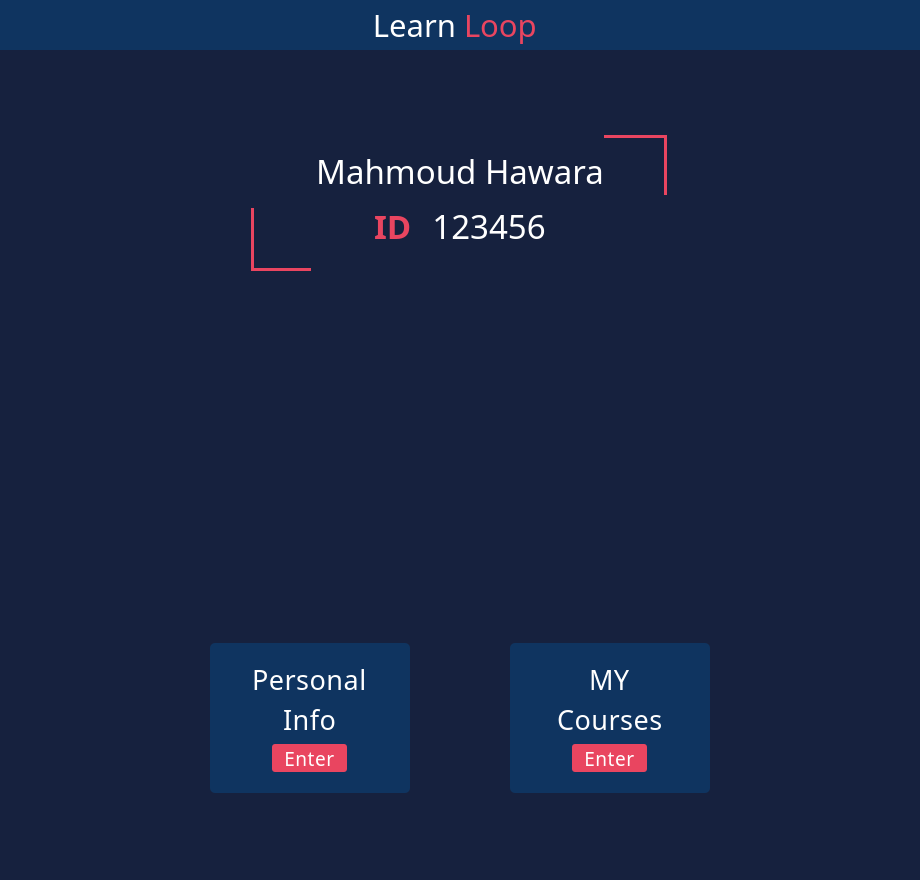
<?xml version="1.0" encoding="UTF-8"?>
<ui version="4.0">
 <class>MainWindow</class>
 <widget class="QMainWindow" name="MainWindow">
  <property name="geometry">
   <rect>
    <x>0</x>
    <y>0</y>
    <width>920</width>
    <height>880</height>
   </rect>
  </property>
  <property name="minimumSize">
   <size>
    <width>920</width>
    <height>880</height>
   </size>
  </property>
  <property name="windowTitle">
   <string>MainWindow</string>
  </property>
  <property name="styleSheet">
   <string notr="true">background: #16213E;
</string>
  </property>
  <widget class="QWidget" name="centralwidget">
   <layout class="QVBoxLayout" name="verticalLayout">
    <property name="spacing">
     <number>0</number>
    </property>
    <property name="leftMargin">
     <number>0</number>
    </property>
    <property name="topMargin">
     <number>0</number>
    </property>
    <property name="rightMargin">
     <number>0</number>
    </property>
    <property name="bottomMargin">
     <number>0</number>
    </property>
    <item>
     <widget class="QFrame" name="header">
      <property name="minimumSize">
       <size>
        <width>0</width>
        <height>50</height>
       </size>
      </property>
      <property name="maximumSize">
       <size>
        <width>16777215</width>
        <height>50</height>
       </size>
      </property>
      <property name="styleSheet">
       <string notr="true">background: #0F3460</string>
      </property>
      <layout class="QHBoxLayout" name="horizontalLayout_4">
       <property name="spacing">
        <number>0</number>
       </property>
       <property name="leftMargin">
        <number>20</number>
       </property>
       <property name="topMargin">
        <number>0</number>
       </property>
       <property name="rightMargin">
        <number>20</number>
       </property>
       <property name="bottomMargin">
        <number>0</number>
       </property>
       <item alignment="Qt::AlignLeft">
        <widget class="QFrame" name="ControlButtons_2">
         <layout class="QHBoxLayout" name="horizontalLayout_6">
          <property name="spacing">
           <number>15</number>
          </property>
          <property name="leftMargin">
           <number>0</number>
          </property>
          <property name="topMargin">
           <number>0</number>
          </property>
          <property name="rightMargin">
           <number>0</number>
          </property>
          <property name="bottomMargin">
           <number>0</number>
          </property>
          <item>
           <widget class="QPushButton" name="close_2">
            <property name="minimumSize">
             <size>
              <width>20</width>
              <height>26</height>
             </size>
            </property>
            <property name="maximumSize">
             <size>
              <width>26</width>
              <height>26</height>
             </size>
            </property>
            <property name="cursor">
             <cursorShape>PointingHandCursor</cursorShape>
            </property>
            <property name="styleSheet">
             <string notr="true">QPushButton::hover{
	background-color: #E94560;
	border-radius: 12px;
}</string>
            </property>
            <property name="text">
             <string/>
            </property>
            <property name="icon">
             <iconset resource="../Student-Enrollment-Database-Project-main2/Student-Enrollment-Database-Project-main/Images.qrc">
              <normaloff>:/Controles/Images/close.png</normaloff>:/Controles/Images/close.png</iconset>
            </property>
            <property name="iconSize">
             <size>
              <width>12</width>
              <height>14</height>
             </size>
            </property>
            <property name="shortcut">
             <string>Ctrl+F4</string>
            </property>
            <property name="flat">
             <bool>true</bool>
            </property>
           </widget>
          </item>
          <item>
           <widget class="QPushButton" name="expand_2">
            <property name="minimumSize">
             <size>
              <width>26</width>
              <height>26</height>
             </size>
            </property>
            <property name="maximumSize">
             <size>
              <width>26</width>
              <height>26</height>
             </size>
            </property>
            <property name="cursor">
             <cursorShape>PointingHandCursor</cursorShape>
            </property>
            <property name="styleSheet">
             <string notr="true">QPushButton::hover{
	background-color: #E94560;
	border-radius: 12px;
}</string>
            </property>
            <property name="text">
             <string/>
            </property>
            <property name="icon">
             <iconset resource="../Student-Enrollment-Database-Project-main2/Student-Enrollment-Database-Project-main/Images.qrc">
              <normaloff>:/Controles/Images/expand-arrows.png</normaloff>:/Controles/Images/expand-arrows.png</iconset>
            </property>
            <property name="iconSize">
             <size>
              <width>20</width>
              <height>25</height>
             </size>
            </property>
            <property name="shortcut">
             <string>Ctrl+E</string>
            </property>
            <property name="flat">
             <bool>true</bool>
            </property>
           </widget>
          </item>
          <item>
           <widget class="QPushButton" name="minimize_2">
            <property name="minimumSize">
             <size>
              <width>26</width>
              <height>26</height>
             </size>
            </property>
            <property name="maximumSize">
             <size>
              <width>26</width>
              <height>26</height>
             </size>
            </property>
            <property name="cursor">
             <cursorShape>PointingHandCursor</cursorShape>
            </property>
            <property name="styleSheet">
             <string notr="true">QPushButton::hover{
	background-color: #E94560;
	border-radius: 12px;
}</string>
            </property>
            <property name="text">
             <string/>
            </property>
            <property name="icon">
             <iconset resource="../Student-Enrollment-Database-Project-main2/Student-Enrollment-Database-Project-main/Images.qrc">
              <normaloff>:/Controles/Images/minimize-sign.png</normaloff>:/Controles/Images/minimize-sign.png</iconset>
            </property>
            <property name="iconSize">
             <size>
              <width>13</width>
              <height>16</height>
             </size>
            </property>
            <property name="shortcut">
             <string>Ctrl+M</string>
            </property>
            <property name="flat">
             <bool>true</bool>
            </property>
           </widget>
          </item>
         </layout>
        </widget>
       </item>
       <item>
        <widget class="QFrame" name="Logo_2">
         <property name="maximumSize">
          <size>
           <width>16777215</width>
           <height>16777215</height>
          </size>
         </property>
         <layout class="QHBoxLayout" name="horizontalLayout_7">
          <property name="spacing">
           <number>8</number>
          </property>
          <property name="leftMargin">
           <number>0</number>
          </property>
          <property name="topMargin">
           <number>0</number>
          </property>
          <property name="rightMargin">
           <number>0</number>
          </property>
          <property name="bottomMargin">
           <number>0</number>
          </property>
          <item>
           <widget class="QLabel" name="Learn_2">
            <property name="font">
             <font>
              <family>Tw Cen MT Condensed Extra Bold</family>
              <pointsize>23</pointsize>
              <weight>50</weight>
              <italic>false</italic>
              <bold>false</bold>
             </font>
            </property>
            <property name="styleSheet">
             <string notr="true">color: white</string>
            </property>
            <property name="text">
             <string>Learn</string>
            </property>
            <property name="alignment">
             <set>Qt::AlignRight|Qt::AlignTrailing|Qt::AlignVCenter</set>
            </property>
            <property name="wordWrap">
             <bool>false</bool>
            </property>
           </widget>
          </item>
          <item>
           <widget class="QLabel" name="Loop_2">
            <property name="font">
             <font>
              <family>Tw Cen MT Condensed Extra Bold</family>
              <pointsize>23</pointsize>
              <weight>50</weight>
              <italic>false</italic>
              <bold>false</bold>
             </font>
            </property>
            <property name="styleSheet">
             <string notr="true">color: #E94560</string>
            </property>
            <property name="text">
             <string>Loop</string>
            </property>
           </widget>
          </item>
         </layout>
        </widget>
       </item>
       <item alignment="Qt::AlignRight">
        <widget class="QFrame" name="ProfilePhotoAndSettings_2">
         <property name="maximumSize">
          <size>
           <width>16777215</width>
           <height>16777215</height>
          </size>
         </property>
         <layout class="QHBoxLayout" name="horizontalLayout_8">
          <property name="spacing">
           <number>20</number>
          </property>
          <property name="leftMargin">
           <number>0</number>
          </property>
          <property name="topMargin">
           <number>0</number>
          </property>
          <property name="rightMargin">
           <number>0</number>
          </property>
          <property name="bottomMargin">
           <number>0</number>
          </property>
          <item>
           <widget class="QPushButton" name="profilePhoto_2">
            <property name="minimumSize">
             <size>
              <width>35</width>
              <height>35</height>
             </size>
            </property>
            <property name="maximumSize">
             <size>
              <width>35</width>
              <height>35</height>
             </size>
            </property>
            <property name="cursor">
             <cursorShape>PointingHandCursor</cursorShape>
            </property>
            <property name="autoFillBackground">
             <bool>false</bool>
            </property>
            <property name="styleSheet">
             <string notr="true"/>
            </property>
            <property name="text">
             <string/>
            </property>
            <property name="icon">
             <iconset resource="../Student-Enrollment-Database-Project-main2/Student-Enrollment-Database-Project-main/Images.qrc">
              <normaloff>:/Controles/Images/user.png</normaloff>:/Controles/Images/user.png</iconset>
            </property>
            <property name="iconSize">
             <size>
              <width>35</width>
              <height>35</height>
             </size>
            </property>
            <property name="autoDefault">
             <bool>false</bool>
            </property>
            <property name="default">
             <bool>false</bool>
            </property>
            <property name="flat">
             <bool>true</bool>
            </property>
           </widget>
          </item>
         </layout>
        </widget>
       </item>
      </layout>
     </widget>
    </item>
    <item>
     <widget class="QFrame" name="mainPage">
      <property name="maximumSize">
       <size>
        <width>16777215</width>
        <height>16777215</height>
       </size>
      </property>
      <property name="styleSheet">
       <string notr="true">border: none;</string>
      </property>
      <property name="frameShape">
       <enum>QFrame::StyledPanel</enum>
      </property>
      <property name="frameShadow">
       <enum>QFrame::Raised</enum>
      </property>
      <layout class="QVBoxLayout" name="verticalLayout_9">
       <property name="spacing">
        <number>85</number>
       </property>
       <property name="leftMargin">
        <number>0</number>
       </property>
       <property name="topMargin">
        <number>0</number>
       </property>
       <property name="rightMargin">
        <number>0</number>
       </property>
       <property name="bottomMargin">
        <number>0</number>
       </property>
       <item>
        <spacer name="verticalSpacer">
         <property name="orientation">
          <enum>Qt::Vertical</enum>
         </property>
         <property name="sizeHint" stdset="0">
          <size>
           <width>20</width>
           <height>40</height>
          </size>
         </property>
        </spacer>
       </item>
       <item>
        <widget class="QFrame" name="frame">
         <property name="minimumSize">
          <size>
           <width>0</width>
           <height>150</height>
          </size>
         </property>
         <property name="maximumSize">
          <size>
           <width>16777215</width>
           <height>150</height>
          </size>
         </property>
         <property name="styleSheet">
          <string notr="true"/>
         </property>
         <property name="frameShape">
          <enum>QFrame::StyledPanel</enum>
         </property>
         <property name="frameShadow">
          <enum>QFrame::Raised</enum>
         </property>
         <layout class="QHBoxLayout" name="horizontalLayout">
          <property name="spacing">
           <number>0</number>
          </property>
          <property name="leftMargin">
           <number>0</number>
          </property>
          <property name="topMargin">
           <number>0</number>
          </property>
          <property name="rightMargin">
           <number>0</number>
          </property>
          <property name="bottomMargin">
           <number>0</number>
          </property>
          <item>
           <spacer name="horizontalSpacer_2">
            <property name="orientation">
             <enum>Qt::Horizontal</enum>
            </property>
            <property name="sizeHint" stdset="0">
             <size>
              <width>40</width>
              <height>20</height>
             </size>
            </property>
           </spacer>
          </item>
          <item>
           <widget class="QFrame" name="frame_5">
            <property name="minimumSize">
             <size>
              <width>65</width>
              <height>125</height>
             </size>
            </property>
            <property name="maximumSize">
             <size>
              <width>65</width>
              <height>100</height>
             </size>
            </property>
            <property name="styleSheet">
             <string notr="true"/>
            </property>
            <property name="frameShape">
             <enum>QFrame::StyledPanel</enum>
            </property>
            <property name="frameShadow">
             <enum>QFrame::Raised</enum>
            </property>
            <widget class="Line" name="line_7">
             <property name="geometry">
              <rect>
               <x>0</x>
               <y>60</y>
               <width>3</width>
               <height>60</height>
              </rect>
             </property>
             <property name="minimumSize">
              <size>
               <width>0</width>
               <height>60</height>
              </size>
             </property>
             <property name="maximumSize">
              <size>
               <width>16777215</width>
               <height>60</height>
              </size>
             </property>
             <property name="styleSheet">
              <string notr="true">border: 1.5px solid #E94560;</string>
             </property>
             <property name="orientation">
              <enum>Qt::Vertical</enum>
             </property>
            </widget>
            <widget class="Line" name="line_8">
             <property name="geometry">
              <rect>
               <x>0</x>
               <y>120</y>
               <width>60</width>
               <height>3</height>
              </rect>
             </property>
             <property name="minimumSize">
              <size>
               <width>60</width>
               <height>0</height>
              </size>
             </property>
             <property name="maximumSize">
              <size>
               <width>60</width>
               <height>16777215</height>
              </size>
             </property>
             <property name="styleSheet">
              <string notr="true">border: 1.5px solid #E94560;</string>
             </property>
             <property name="orientation">
              <enum>Qt::Horizontal</enum>
             </property>
            </widget>
           </widget>
          </item>
          <item alignment="Qt::AlignHCenter">
           <widget class="QFrame" name="department">
            <property name="minimumSize">
             <size>
              <width>0</width>
              <height>100</height>
             </size>
            </property>
            <property name="maximumSize">
             <size>
              <width>750</width>
              <height>100</height>
             </size>
            </property>
            <property name="styleSheet">
             <string notr="true">color: white;</string>
            </property>
            <property name="frameShape">
             <enum>QFrame::StyledPanel</enum>
            </property>
            <property name="frameShadow">
             <enum>QFrame::Raised</enum>
            </property>
            <layout class="QVBoxLayout" name="verticalLayout_5">
             <property name="spacing">
              <number>10</number>
             </property>
             <property name="leftMargin">
              <number>0</number>
             </property>
             <property name="topMargin">
              <number>0</number>
             </property>
             <property name="rightMargin">
              <number>0</number>
             </property>
             <property name="bottomMargin">
              <number>0</number>
             </property>
             <item alignment="Qt::AlignHCenter">
              <widget class="QLabel" name="label_14">
               <property name="minimumSize">
                <size>
                 <width>0</width>
                 <height>0</height>
                </size>
               </property>
               <property name="maximumSize">
                <size>
                 <width>16777215</width>
                 <height>16777215</height>
                </size>
               </property>
               <property name="font">
                <font>
                 <family>Bahnschrift Condensed</family>
                 <pointsize>25</pointsize>
                 <weight>50</weight>
                 <bold>false</bold>
                </font>
               </property>
               <property name="text">
                <string>Mahmoud Hawara</string>
               </property>
               <property name="scaledContents">
                <bool>false</bool>
               </property>
               <property name="alignment">
                <set>Qt::AlignCenter</set>
               </property>
               <property name="wordWrap">
                <bool>true</bool>
               </property>
              </widget>
             </item>
             <item alignment="Qt::AlignHCenter">
              <widget class="QFrame" name="frame_17">
               <property name="frameShape">
                <enum>QFrame::StyledPanel</enum>
               </property>
               <property name="frameShadow">
                <enum>QFrame::Raised</enum>
               </property>
               <layout class="QHBoxLayout" name="horizontalLayout_19">
                <property name="spacing">
                 <number>20</number>
                </property>
                <property name="leftMargin">
                 <number>0</number>
                </property>
                <property name="topMargin">
                 <number>0</number>
                </property>
                <property name="rightMargin">
                 <number>0</number>
                </property>
                <property name="bottomMargin">
                 <number>0</number>
                </property>
                <item alignment="Qt::AlignRight|Qt::AlignBottom">
                 <widget class="QLabel" name="label_9">
                  <property name="maximumSize">
                   <size>
                    <width>16777215</width>
                    <height>45</height>
                   </size>
                  </property>
                  <property name="font">
                   <font>
                    <family>Bahnschrift SemiBold</family>
                    <pointsize>25</pointsize>
                    <weight>75</weight>
                    <bold>true</bold>
                   </font>
                  </property>
                  <property name="styleSheet">
                   <string notr="true">color: #E94560</string>
                  </property>
                  <property name="lineWidth">
                   <number>5</number>
                  </property>
                  <property name="text">
                   <string>ID</string>
                  </property>
                 </widget>
                </item>
                <item alignment="Qt::AlignLeft">
                 <widget class="QLabel" name="label_10">
                  <property name="font">
                   <font>
                    <family>Bahnschrift Condensed</family>
                    <pointsize>25</pointsize>
                    <weight>50</weight>
                    <bold>false</bold>
                   </font>
                  </property>
                  <property name="frameShadow">
                   <enum>QFrame::Plain</enum>
                  </property>
                  <property name="text">
                   <string>123456</string>
                  </property>
                  <property name="alignment">
                   <set>Qt::AlignCenter</set>
                  </property>
                  <property name="indent">
                   <number>-1</number>
                  </property>
                 </widget>
                </item>
               </layout>
              </widget>
             </item>
            </layout>
           </widget>
          </item>
          <item>
           <widget class="QFrame" name="frame_4">
            <property name="minimumSize">
             <size>
              <width>65</width>
              <height>125</height>
             </size>
            </property>
            <property name="maximumSize">
             <size>
              <width>65</width>
              <height>125</height>
             </size>
            </property>
            <property name="styleSheet">
             <string notr="true"/>
            </property>
            <property name="frameShape">
             <enum>QFrame::StyledPanel</enum>
            </property>
            <property name="frameShadow">
             <enum>QFrame::Raised</enum>
            </property>
            <widget class="Line" name="line_3">
             <property name="geometry">
              <rect>
               <x>60</x>
               <y>0</y>
               <width>3</width>
               <height>60</height>
              </rect>
             </property>
             <property name="minimumSize">
              <size>
               <width>0</width>
               <height>60</height>
              </size>
             </property>
             <property name="maximumSize">
              <size>
               <width>16777215</width>
               <height>60</height>
              </size>
             </property>
             <property name="styleSheet">
              <string notr="true">border: 1.5px solid #E94560;</string>
             </property>
             <property name="orientation">
              <enum>Qt::Vertical</enum>
             </property>
            </widget>
            <widget class="Line" name="line_4">
             <property name="geometry">
              <rect>
               <x>0</x>
               <y>0</y>
               <width>60</width>
               <height>3</height>
              </rect>
             </property>
             <property name="minimumSize">
              <size>
               <width>60</width>
               <height>0</height>
              </size>
             </property>
             <property name="maximumSize">
              <size>
               <width>60</width>
               <height>16777215</height>
              </size>
             </property>
             <property name="styleSheet">
              <string notr="true">border: 1.5px solid #E94560;</string>
             </property>
             <property name="orientation">
              <enum>Qt::Horizontal</enum>
             </property>
            </widget>
           </widget>
          </item>
          <item>
           <spacer name="horizontalSpacer">
            <property name="orientation">
             <enum>Qt::Horizontal</enum>
            </property>
            <property name="sizeHint" stdset="0">
             <size>
              <width>40</width>
              <height>20</height>
             </size>
            </property>
           </spacer>
          </item>
         </layout>
        </widget>
       </item>
       <item alignment="Qt::AlignHCenter">
        <widget class="QFrame" name="photo">
         <property name="minimumSize">
          <size>
           <width>200</width>
           <height>200</height>
          </size>
         </property>
         <property name="maximumSize">
          <size>
           <width>200</width>
           <height>200</height>
          </size>
         </property>
         <property name="styleSheet">
          <string notr="true"/>
         </property>
         <property name="frameShape">
          <enum>QFrame::StyledPanel</enum>
         </property>
         <property name="frameShadow">
          <enum>QFrame::Raised</enum>
         </property>
         <layout class="QHBoxLayout" name="horizontalLayout_10">
          <property name="spacing">
           <number>0</number>
          </property>
          <property name="leftMargin">
           <number>0</number>
          </property>
          <property name="topMargin">
           <number>0</number>
          </property>
          <property name="rightMargin">
           <number>0</number>
          </property>
          <property name="bottomMargin">
           <number>0</number>
          </property>
          <item>
           <widget class="QLabel" name="label_4">
            <property name="minimumSize">
             <size>
              <width>200</width>
              <height>200</height>
             </size>
            </property>
            <property name="maximumSize">
             <size>
              <width>200</width>
              <height>200</height>
             </size>
            </property>
            <property name="text">
             <string/>
            </property>
            <property name="pixmap">
             <pixmap resource="../Student-Enrollment-Database-Project-main2/Student-Enrollment-Database-Project-main/Images.qrc">:/Controles/Images/user.png</pixmap>
            </property>
            <property name="scaledContents">
             <bool>true</bool>
            </property>
           </widget>
          </item>
         </layout>
        </widget>
       </item>
       <item alignment="Qt::AlignHCenter">
        <widget class="QFrame" name="buttons">
         <property name="minimumSize">
          <size>
           <width>0</width>
           <height>150</height>
          </size>
         </property>
         <property name="maximumSize">
          <size>
           <width>16777215</width>
           <height>150</height>
          </size>
         </property>
         <property name="styleSheet">
          <string notr="true"/>
         </property>
         <property name="frameShape">
          <enum>QFrame::StyledPanel</enum>
         </property>
         <property name="frameShadow">
          <enum>QFrame::Raised</enum>
         </property>
         <layout class="QHBoxLayout" name="horizontalLayout_2">
          <property name="spacing">
           <number>100</number>
          </property>
          <property name="leftMargin">
           <number>0</number>
          </property>
          <property name="topMargin">
           <number>0</number>
          </property>
          <property name="rightMargin">
           <number>0</number>
          </property>
          <property name="bottomMargin">
           <number>0</number>
          </property>
          <item>
           <widget class="QFrame" name="frame_6">
            <property name="minimumSize">
             <size>
              <width>200</width>
              <height>145</height>
             </size>
            </property>
            <property name="maximumSize">
             <size>
              <width>200</width>
              <height>150</height>
             </size>
            </property>
            <property name="styleSheet">
             <string notr="true">background: #0F3460;
color: white;
border-radius: 5px;
letter-spacing: 0.5px;
</string>
            </property>
            <property name="frameShape">
             <enum>QFrame::StyledPanel</enum>
            </property>
            <property name="frameShadow">
             <enum>QFrame::Raised</enum>
            </property>
            <layout class="QVBoxLayout" name="verticalLayout_6">
             <property name="spacing">
              <number>10</number>
             </property>
             <property name="leftMargin">
              <number>0</number>
             </property>
             <property name="topMargin">
              <number>0</number>
             </property>
             <property name="rightMargin">
              <number>0</number>
             </property>
             <property name="bottomMargin">
              <number>0</number>
             </property>
             <item>
              <spacer name="verticalSpacer_7">
               <property name="orientation">
                <enum>Qt::Vertical</enum>
               </property>
               <property name="sizeHint" stdset="0">
                <size>
                 <width>20</width>
                 <height>40</height>
                </size>
               </property>
              </spacer>
             </item>
             <item alignment="Qt::AlignHCenter">
              <widget class="QLabel" name="label_11">
               <property name="maximumSize">
                <size>
                 <width>16777215</width>
                 <height>30</height>
                </size>
               </property>
               <property name="font">
                <font>
                 <family>Bahnschrift Condensed</family>
                 <pointsize>20</pointsize>
                 <weight>50</weight>
                 <bold>false</bold>
                </font>
               </property>
               <property name="text">
                <string>Personal</string>
               </property>
              </widget>
             </item>
             <item alignment="Qt::AlignHCenter">
              <widget class="QLabel" name="label_12">
               <property name="maximumSize">
                <size>
                 <width>16777215</width>
                 <height>30</height>
                </size>
               </property>
               <property name="font">
                <font>
                 <family>Bahnschrift Condensed</family>
                 <pointsize>20</pointsize>
                 <weight>50</weight>
                 <bold>false</bold>
                </font>
               </property>
               <property name="styleSheet">
                <string notr="true"/>
               </property>
               <property name="text">
                <string>Info</string>
               </property>
              </widget>
             </item>
             <item alignment="Qt::AlignHCenter">
              <widget class="QPushButton" name="pushButton_3">
               <property name="minimumSize">
                <size>
                 <width>75</width>
                 <height>28</height>
                </size>
               </property>
               <property name="maximumSize">
                <size>
                 <width>75</width>
                 <height>28</height>
                </size>
               </property>
               <property name="sizeIncrement">
                <size>
                 <width>0</width>
                 <height>0</height>
                </size>
               </property>
               <property name="font">
                <font>
                 <family>Bahnschrift Condensed</family>
                 <pointsize>14</pointsize>
                 <weight>50</weight>
                 <bold>false</bold>
                </font>
               </property>
               <property name="cursor">
                <cursorShape>PointingHandCursor</cursorShape>
               </property>
               <property name="styleSheet">
                <string notr="true">background: #E94560;
border-radius: 3px;


</string>
               </property>
               <property name="text">
                <string>Enter</string>
               </property>
              </widget>
             </item>
             <item>
              <spacer name="verticalSpacer_8">
               <property name="orientation">
                <enum>Qt::Vertical</enum>
               </property>
               <property name="sizeHint" stdset="0">
                <size>
                 <width>20</width>
                 <height>40</height>
                </size>
               </property>
              </spacer>
             </item>
            </layout>
           </widget>
          </item>
          <item>
           <widget class="QFrame" name="frame_3">
            <property name="minimumSize">
             <size>
              <width>200</width>
              <height>145</height>
             </size>
            </property>
            <property name="maximumSize">
             <size>
              <width>200</width>
              <height>150</height>
             </size>
            </property>
            <property name="styleSheet">
             <string notr="true">background: #0F3460;
color: white;
border-radius: 5px;
letter-spacing: 0.5px;
</string>
            </property>
            <property name="frameShape">
             <enum>QFrame::StyledPanel</enum>
            </property>
            <property name="frameShadow">
             <enum>QFrame::Raised</enum>
            </property>
            <layout class="QVBoxLayout" name="verticalLayout_4">
             <property name="spacing">
              <number>10</number>
             </property>
             <property name="leftMargin">
              <number>0</number>
             </property>
             <property name="topMargin">
              <number>0</number>
             </property>
             <property name="rightMargin">
              <number>0</number>
             </property>
             <property name="bottomMargin">
              <number>0</number>
             </property>
             <item>
              <spacer name="verticalSpacer_5">
               <property name="orientation">
                <enum>Qt::Vertical</enum>
               </property>
               <property name="sizeHint" stdset="0">
                <size>
                 <width>20</width>
                 <height>40</height>
                </size>
               </property>
              </spacer>
             </item>
             <item alignment="Qt::AlignHCenter">
              <widget class="QLabel" name="label_7">
               <property name="maximumSize">
                <size>
                 <width>16777215</width>
                 <height>30</height>
                </size>
               </property>
               <property name="font">
                <font>
                 <family>Bahnschrift Condensed</family>
                 <pointsize>20</pointsize>
                 <weight>50</weight>
                 <bold>false</bold>
                </font>
               </property>
               <property name="text">
                <string>MY</string>
               </property>
              </widget>
             </item>
             <item alignment="Qt::AlignHCenter">
              <widget class="QLabel" name="label_8">
               <property name="maximumSize">
                <size>
                 <width>16777215</width>
                 <height>30</height>
                </size>
               </property>
               <property name="font">
                <font>
                 <family>Bahnschrift Condensed</family>
                 <pointsize>20</pointsize>
                 <weight>50</weight>
                 <bold>false</bold>
                </font>
               </property>
               <property name="styleSheet">
                <string notr="true"/>
               </property>
               <property name="text">
                <string>Courses</string>
               </property>
              </widget>
             </item>
             <item alignment="Qt::AlignHCenter">
              <widget class="QPushButton" name="pushButton_2">
               <property name="minimumSize">
                <size>
                 <width>75</width>
                 <height>28</height>
                </size>
               </property>
               <property name="maximumSize">
                <size>
                 <width>75</width>
                 <height>28</height>
                </size>
               </property>
               <property name="sizeIncrement">
                <size>
                 <width>0</width>
                 <height>0</height>
                </size>
               </property>
               <property name="font">
                <font>
                 <family>Bahnschrift Condensed</family>
                 <pointsize>14</pointsize>
                 <weight>50</weight>
                 <bold>false</bold>
                </font>
               </property>
               <property name="cursor">
                <cursorShape>PointingHandCursor</cursorShape>
               </property>
               <property name="styleSheet">
                <string notr="true">background: #E94560;
border-radius: 3px;

</string>
               </property>
               <property name="text">
                <string>Enter</string>
               </property>
              </widget>
             </item>
             <item>
              <spacer name="verticalSpacer_6">
               <property name="orientation">
                <enum>Qt::Vertical</enum>
               </property>
               <property name="sizeHint" stdset="0">
                <size>
                 <width>20</width>
                 <height>40</height>
                </size>
               </property>
              </spacer>
             </item>
            </layout>
           </widget>
          </item>
         </layout>
        </widget>
       </item>
       <item>
        <spacer name="verticalSpacer_2">
         <property name="orientation">
          <enum>Qt::Vertical</enum>
         </property>
         <property name="sizeHint" stdset="0">
          <size>
           <width>20</width>
           <height>40</height>
          </size>
         </property>
        </spacer>
       </item>
      </layout>
     </widget>
    </item>
    <item>
     <widget class="QFrame" name="size_grip">
      <property name="minimumSize">
       <size>
        <width>0</width>
        <height>15</height>
       </size>
      </property>
      <property name="maximumSize">
       <size>
        <width>16777215</width>
        <height>15</height>
       </size>
      </property>
      <property name="styleSheet">
       <string notr="true">border: none;</string>
      </property>
      <property name="frameShape">
       <enum>QFrame::StyledPanel</enum>
      </property>
      <property name="frameShadow">
       <enum>QFrame::Raised</enum>
      </property>
     </widget>
    </item>
   </layout>
  </widget>
 </widget>
 <resources>
  <include location="../Student-Enrollment-Database-Project-main2/Student-Enrollment-Database-Project-main/Images.qrc"/>
 </resources>
 <connections/>
</ui>
